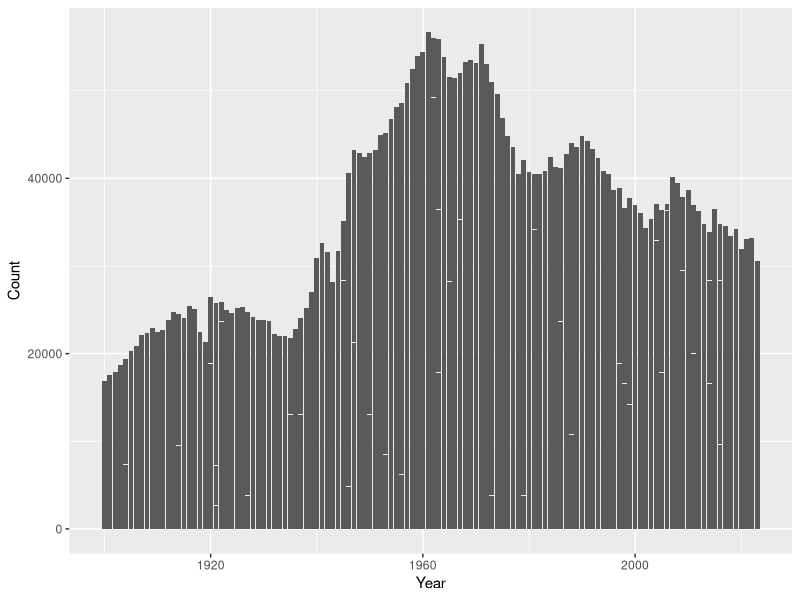

The R script that drew this image:
## ---- chunk 1
library(here)
library(dplyr)
library(ggplot2)

names = read.csv(here('static', 'data', 'baby-names-2024-01-08.csv'))

names = names |> 
    group_by(Year, Sex) |> 
    mutate(rank = rank(-Count, ties.method = 'first'), 
           fraction = Count / sum(Count))
## ---- chunk 2

names |> 
  ggplot(aes(x = Year, y = Count)) + 
  geom_col()
    
